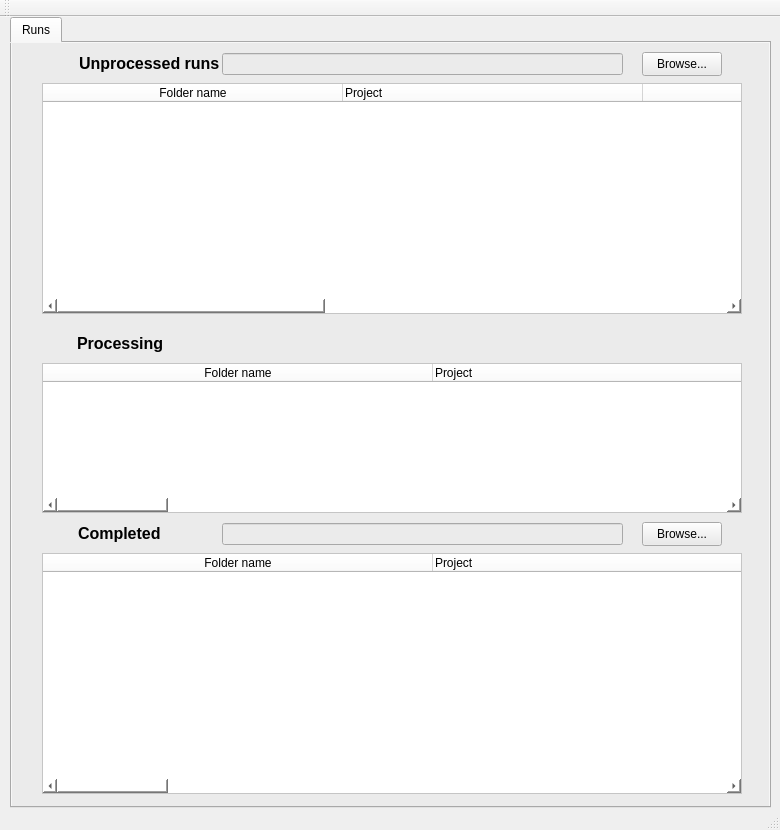
<?xml version="1.0" encoding="UTF-8"?>
<ui version="4.0">
 <class>MainWindow</class>
 <widget class="QMainWindow" name="MainWindow">
  <property name="geometry">
   <rect>
    <x>0</x>
    <y>0</y>
    <width>780</width>
    <height>830</height>
   </rect>
  </property>
  <property name="sizePolicy">
   <sizepolicy hsizetype="Fixed" vsizetype="Fixed">
    <horstretch>0</horstretch>
    <verstretch>0</verstretch>
   </sizepolicy>
  </property>
  <property name="minimumSize">
   <size>
    <width>780</width>
    <height>830</height>
   </size>
  </property>
  <property name="maximumSize">
   <size>
    <width>780</width>
    <height>850</height>
   </size>
  </property>
  <property name="windowTitle">
   <string>QC-o-meter</string>
  </property>
  <widget class="QWidget" name="centralWidget">
   <widget class="QTabWidget" name="tabWidget">
    <property name="geometry">
     <rect>
      <x>10</x>
      <y>0</y>
      <width>761</width>
      <height>791</height>
     </rect>
    </property>
    <property name="toolTip">
     <string>&lt;html&gt;&lt;head/&gt;&lt;body&gt;&lt;p&gt;Runs&lt;/p&gt;&lt;/body&gt;&lt;/html&gt;</string>
    </property>
    <property name="styleSheet">
     <string notr="true">background: rgb(235, 235, 235);
font: 10pt &quot;Sans Serif&quot;;</string>
    </property>
    <property name="currentIndex">
     <number>0</number>
    </property>
    <widget class="QWidget" name="runs_tab">
     <attribute name="title">
      <string>Runs</string>
     </attribute>
     <widget class="QTableWidget" name="new_table">
      <property name="geometry">
       <rect>
        <x>30</x>
        <y>40</y>
        <width>700</width>
        <height>231</height>
       </rect>
      </property>
      <property name="sizePolicy">
       <sizepolicy hsizetype="Fixed" vsizetype="Fixed">
        <horstretch>0</horstretch>
        <verstretch>0</verstretch>
       </sizepolicy>
      </property>
      <property name="minimumSize">
       <size>
        <width>700</width>
        <height>150</height>
       </size>
      </property>
      <property name="maximumSize">
       <size>
        <width>700</width>
        <height>250</height>
       </size>
      </property>
      <property name="font">
       <font>
        <pointsize>10</pointsize>
       </font>
      </property>
      <property name="styleSheet">
       <string notr="true">background-color:rgb(255, 255, 255);</string>
      </property>
      <property name="editTriggers">
       <set>QAbstractItemView::NoEditTriggers</set>
      </property>
      <property name="alternatingRowColors">
       <bool>true</bool>
      </property>
      <attribute name="horizontalHeaderCascadingSectionResizes">
       <bool>false</bool>
      </attribute>
      <attribute name="horizontalHeaderDefaultSectionSize">
       <number>300</number>
      </attribute>
      <attribute name="horizontalHeaderMinimumSectionSize">
       <number>20</number>
      </attribute>
      <attribute name="horizontalHeaderShowSortIndicator" stdset="0">
       <bool>false</bool>
      </attribute>
      <attribute name="horizontalHeaderStretchLastSection">
       <bool>true</bool>
      </attribute>
      <attribute name="verticalHeaderVisible">
       <bool>false</bool>
      </attribute>
      <attribute name="verticalHeaderDefaultSectionSize">
       <number>30</number>
      </attribute>
      <column>
       <property name="text">
        <string>Folder name</string>
       </property>
      </column>
      <column>
       <property name="text">
        <string>Project</string>
       </property>
       <property name="textAlignment">
        <set>AlignLeft|AlignVCenter</set>
       </property>
      </column>
      <column>
       <property name="text">
        <string>Client</string>
       </property>
      </column>
      <column>
       <property name="text">
        <string>Sequenced</string>
       </property>
       <property name="textAlignment">
        <set>AlignLeft|AlignVCenter</set>
       </property>
      </column>
      <column>
       <property name="text">
        <string>Action</string>
       </property>
       <property name="textAlignment">
        <set>AlignHCenter|AlignVCenter|AlignCenter</set>
       </property>
      </column>
     </widget>
     <widget class="QTableWidget" name="completed_table">
      <property name="geometry">
       <rect>
        <x>30</x>
        <y>510</y>
        <width>700</width>
        <height>241</height>
       </rect>
      </property>
      <property name="sizePolicy">
       <sizepolicy hsizetype="Fixed" vsizetype="Fixed">
        <horstretch>0</horstretch>
        <verstretch>0</verstretch>
       </sizepolicy>
      </property>
      <property name="minimumSize">
       <size>
        <width>700</width>
        <height>150</height>
       </size>
      </property>
      <property name="maximumSize">
       <size>
        <width>700</width>
        <height>250</height>
       </size>
      </property>
      <property name="font">
       <font>
        <pointsize>10</pointsize>
       </font>
      </property>
      <property name="styleSheet">
       <string notr="true">background-color:rgb(255, 255, 255)</string>
      </property>
      <property name="editTriggers">
       <set>QAbstractItemView::NoEditTriggers</set>
      </property>
      <property name="alternatingRowColors">
       <bool>true</bool>
      </property>
      <attribute name="horizontalHeaderDefaultSectionSize">
       <number>390</number>
      </attribute>
      <attribute name="horizontalHeaderMinimumSectionSize">
       <number>23</number>
      </attribute>
      <attribute name="horizontalHeaderShowSortIndicator" stdset="0">
       <bool>false</bool>
      </attribute>
      <attribute name="horizontalHeaderStretchLastSection">
       <bool>true</bool>
      </attribute>
      <attribute name="verticalHeaderVisible">
       <bool>false</bool>
      </attribute>
      <attribute name="verticalHeaderDefaultSectionSize">
       <number>30</number>
      </attribute>
      <column>
       <property name="text">
        <string>Folder name</string>
       </property>
      </column>
      <column>
       <property name="text">
        <string>Project</string>
       </property>
       <property name="textAlignment">
        <set>AlignLeft|AlignVCenter</set>
       </property>
      </column>
      <column>
       <property name="text">
        <string>Client</string>
       </property>
      </column>
      <column>
       <property name="text">
        <string>Completed</string>
       </property>
       <property name="textAlignment">
        <set>AlignLeft|AlignVCenter</set>
       </property>
      </column>
      <column>
       <property name="text">
        <string/>
       </property>
       <property name="textAlignment">
        <set>AlignHCenter|AlignVCenter|AlignCenter</set>
       </property>
      </column>
      <column>
       <property name="text">
        <string/>
       </property>
      </column>
     </widget>
     <widget class="QTableWidget" name="running_table">
      <property name="geometry">
       <rect>
        <x>30</x>
        <y>320</y>
        <width>700</width>
        <height>150</height>
       </rect>
      </property>
      <property name="sizePolicy">
       <sizepolicy hsizetype="Fixed" vsizetype="Fixed">
        <horstretch>0</horstretch>
        <verstretch>0</verstretch>
       </sizepolicy>
      </property>
      <property name="minimumSize">
       <size>
        <width>700</width>
        <height>150</height>
       </size>
      </property>
      <property name="maximumSize">
       <size>
        <width>700</width>
        <height>150</height>
       </size>
      </property>
      <property name="font">
       <font>
        <pointsize>10</pointsize>
       </font>
      </property>
      <property name="styleSheet">
       <string notr="true">background-color:rgb(255, 255, 255)</string>
      </property>
      <property name="editTriggers">
       <set>QAbstractItemView::NoEditTriggers</set>
      </property>
      <property name="alternatingRowColors">
       <bool>true</bool>
      </property>
      <attribute name="horizontalHeaderDefaultSectionSize">
       <number>390</number>
      </attribute>
      <attribute name="horizontalHeaderMinimumSectionSize">
       <number>23</number>
      </attribute>
      <attribute name="horizontalHeaderShowSortIndicator" stdset="0">
       <bool>false</bool>
      </attribute>
      <attribute name="horizontalHeaderStretchLastSection">
       <bool>true</bool>
      </attribute>
      <attribute name="verticalHeaderVisible">
       <bool>false</bool>
      </attribute>
      <attribute name="verticalHeaderDefaultSectionSize">
       <number>30</number>
      </attribute>
      <attribute name="verticalHeaderShowSortIndicator" stdset="0">
       <bool>false</bool>
      </attribute>
      <column>
       <property name="text">
        <string>Folder name</string>
       </property>
      </column>
      <column>
       <property name="text">
        <string>Project</string>
       </property>
       <property name="textAlignment">
        <set>AlignLeft|AlignBottom</set>
       </property>
      </column>
      <column>
       <property name="text">
        <string>Started</string>
       </property>
       <property name="textAlignment">
        <set>AlignLeft|AlignBottom</set>
       </property>
      </column>
      <column>
       <property name="text">
        <string>JobID</string>
       </property>
       <property name="textAlignment">
        <set>AlignLeft|AlignBottom</set>
       </property>
      </column>
      <column>
       <property name="text">
        <string>Status</string>
       </property>
       <property name="textAlignment">
        <set>AlignLeft|AlignVCenter</set>
       </property>
      </column>
      <column>
       <property name="text">
        <string/>
       </property>
      </column>
     </widget>
     <widget class="QLabel" name="label">
      <property name="geometry">
       <rect>
        <x>67</x>
        <y>10</y>
        <width>161</width>
        <height>21</height>
       </rect>
      </property>
      <property name="styleSheet">
       <string notr="true"/>
      </property>
      <property name="text">
       <string>&lt;html&gt;&lt;head/&gt;&lt;body&gt;&lt;p&gt;&lt;span style=&quot; font-size:12pt; font-weight:600;&quot;&gt;Unprocessed runs&lt;/span&gt;&lt;/p&gt;&lt;/body&gt;&lt;/html&gt;</string>
      </property>
     </widget>
     <widget class="QLabel" name="label_2">
      <property name="geometry">
       <rect>
        <x>36</x>
        <y>10</y>
        <width>21</width>
        <height>21</height>
       </rect>
      </property>
      <property name="text">
       <string/>
      </property>
      <property name="pixmap">
       <pixmap>icons/redlight.png</pixmap>
      </property>
      <property name="scaledContents">
       <bool>true</bool>
      </property>
      <property name="openExternalLinks">
       <bool>true</bool>
      </property>
     </widget>
     <widget class="QLabel" name="label_3">
      <property name="geometry">
       <rect>
        <x>65</x>
        <y>290</y>
        <width>161</width>
        <height>21</height>
       </rect>
      </property>
      <property name="styleSheet">
       <string notr="true"/>
      </property>
      <property name="text">
       <string>&lt;html&gt;&lt;head/&gt;&lt;body&gt;&lt;p&gt;&lt;span style=&quot; font-size:12pt; font-weight:600;&quot;&gt;Processing&lt;/span&gt;&lt;/p&gt;&lt;/body&gt;&lt;/html&gt;</string>
      </property>
     </widget>
     <widget class="QLabel" name="label_4">
      <property name="geometry">
       <rect>
        <x>35</x>
        <y>290</y>
        <width>21</width>
        <height>21</height>
       </rect>
      </property>
      <property name="text">
       <string/>
      </property>
      <property name="pixmap">
       <pixmap>icons/yellowlight.png</pixmap>
      </property>
      <property name="scaledContents">
       <bool>true</bool>
      </property>
     </widget>
     <widget class="QLabel" name="label_5">
      <property name="geometry">
       <rect>
        <x>66</x>
        <y>480</y>
        <width>161</width>
        <height>21</height>
       </rect>
      </property>
      <property name="styleSheet">
       <string notr="true"/>
      </property>
      <property name="text">
       <string>&lt;html&gt;&lt;head/&gt;&lt;body&gt;&lt;p&gt;&lt;span style=&quot; font-size:12pt; font-weight:600;&quot;&gt;Completed&lt;/span&gt;&lt;/p&gt;&lt;/body&gt;&lt;/html&gt;</string>
      </property>
     </widget>
     <widget class="QLabel" name="label_6">
      <property name="geometry">
       <rect>
        <x>35</x>
        <y>480</y>
        <width>21</width>
        <height>21</height>
       </rect>
      </property>
      <property name="text">
       <string/>
      </property>
      <property name="pixmap">
       <pixmap>icons/greenlight.png</pixmap>
      </property>
      <property name="scaledContents">
       <bool>true</bool>
      </property>
     </widget>
     <widget class="QLineEdit" name="RawFolder">
      <property name="geometry">
       <rect>
        <x>210</x>
        <y>10</y>
        <width>401</width>
        <height>22</height>
       </rect>
      </property>
      <property name="readOnly">
       <bool>true</bool>
      </property>
     </widget>
     <widget class="QPushButton" name="RawBrowse">
      <property name="geometry">
       <rect>
        <x>630</x>
        <y>9</y>
        <width>80</width>
        <height>24</height>
       </rect>
      </property>
      <property name="text">
       <string>Browse...</string>
      </property>
     </widget>
     <widget class="QLineEdit" name="CompletedFolder">
      <property name="geometry">
       <rect>
        <x>210</x>
        <y>480</y>
        <width>401</width>
        <height>22</height>
       </rect>
      </property>
      <property name="readOnly">
       <bool>true</bool>
      </property>
     </widget>
     <widget class="QPushButton" name="CompletedBrowse">
      <property name="geometry">
       <rect>
        <x>630</x>
        <y>479</y>
        <width>80</width>
        <height>24</height>
       </rect>
      </property>
      <property name="text">
       <string>Browse...</string>
      </property>
     </widget>
    </widget>
   </widget>
  </widget>
  <widget class="QToolBar" name="mainToolBar">
   <attribute name="toolBarArea">
    <enum>TopToolBarArea</enum>
   </attribute>
   <attribute name="toolBarBreak">
    <bool>false</bool>
   </attribute>
  </widget>
  <widget class="QStatusBar" name="statusBar"/>
  <widget class="QMenuBar" name="menuBar">
   <property name="geometry">
    <rect>
     <x>0</x>
     <y>0</y>
     <width>780</width>
     <height>20</height>
    </rect>
   </property>
  </widget>
 </widget>
 <layoutdefault spacing="6" margin="11"/>
 <resources/>
 <connections/>
</ui>
